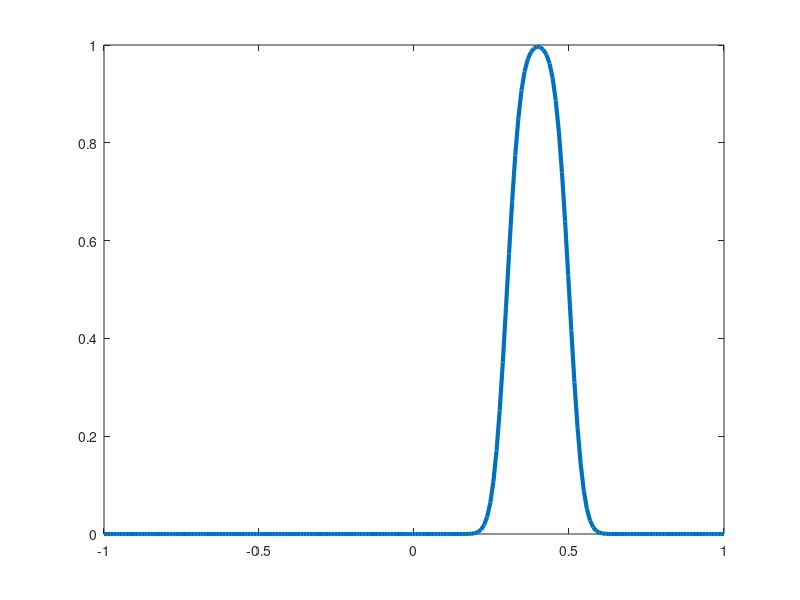

Reproduce this figure in MATLAB. (Note: this script raises an error after producing the figure.)
% script name: "compare_eval_time"
%
% Fixing a matrix A and a vector v, the script compares the timing of
% evaluating F(A)*v via two methods:
% 1 -- rational approximation, r(x) = p(x)/q(x), done by
%      F(A)*v \approx x = r(A)*v, where x solves q(A)x = p(A)v.
% 2 -- Decompose (assuming A is symmetric) A = Q D Q^T. Then, applying
%      (element-wise) f(D) and finally Q*( f(D)* (Q^T*v))) (three mat-vec)

clear; close all;

% matrix size
N_arr = 100:400:1700;

% filter function:
r = .1;    % rise
c = .4;    % center
R = .1;    % Radius
f = @(x) .5*(1 - erf((2/r)*(abs(x-c) - R ) ));
a = -1;    % segment [a,b]
b = 1;

% plot the function:
figure
X = linspace(a,b,200);
plot(X, f(X),'LineWidth',3);

% parameters for the rational app
m = 6;
n = 6;
l = 1;
u = 100;

% sampling points
pts = linspace(a, b, 512);
pts = pts(:);

% calculate the rational approx
[p, q, u] = RationalMinMaxOpt(f, n+1, m+1, pts, l, u, a, b, eps);
p(1) = 2*p(1);
q(1) = 2*q(1);

% plot the approx:
Tp   = chebeval_scalars(p, X, n+1, a, b);
Tq   = chebeval_scalars(q, X, m+1, a, b);
app  = Tp(:)./Tq(:);
hold on
plot(X, app,'LineWidth',3);

e1 = zeros(length(N_arr),1);
e2 = zeros(length(N_arr),1);
t1 = zeros(length(N_arr),1);
t2 = zeros(length(N_arr),1);

for j=1:length(N_arr)
    j
    N = N_arr(j);
    % generate ground truth
    [Q, ~] = qr(randn(N));      % (uniform) random orthogonal
    D = diag(rand(N,1));        % random (uniform) spectrum
    
    % % cluster some parts of the spectrum (optional)
    % k = 5;
    % small_C = 1e-10;
    % D(1:k,1:k) = diag(10*small_C*(1:k)) + D(k+1,k+1);
    
    % the mat and vec
    A = Q*D*Q';
    v = randn(N,1);
    % the groundtruth vector
    FAv = Q*(f(D)*(Q'*v));
    
    
    % METHOD 1: rational approx
    % =====> we assume r is pre-calculated <=====
    tic; % evaluation time for our method
    qA  = chebeval_matrix(q, A, length(q), a, b);
    pAv = cheb_eval_mat_vec(p, A ,m , v);
    FAv_tilde1   = qA\pAv;
    
    % timing
    t1(j) = toc;
    % relative error
    e1(j) = norm(FAv_tilde1 - FAv)/norm(FAv);
    
    %% METHOD 2: spectral decomposition
    tic;
    [V, D_tilde] = eig(A);   % sanity check: norm(V*D_tilde*V' - A)
    FAv_tilde2   = V*(f(D_tilde)*(V'*v));
    
    % timing
    t2(j) = toc;
    % relative error
    e2(j) = norm(FAv_tilde2 - FAv)/norm(FAv);
end

%% summary
figure;
set(0,'defaultTextInterpreter','latex');
plot(N_arr, t1,'LineWidth',3);
hold on
plot(N_arr, t2,'LineWidth',3);
xlabel('Matrix size');
ylabel('Time (seconds)')
legend('Rational','Spectral','Location','NorthWest')
set(gca,'FontSize',18)

